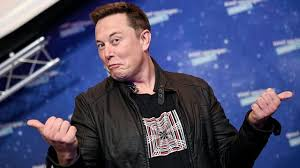
#> input picture data/elonMusk.jpg, 300 x 168 px
$ jupyter execute --allow-errors '[3]이미지에_대한_이해.ipynb'
#> lines starting #> are read from the running program, lines starting #| are printed output that depends on the picture
# 데이터 전처리
### 데이터 전처리를 위한 File_Load(Image)
### 색 체계(R,G,B), 픽셀의 개념 [https://psyatreion.tistory.com/521]
### 데이터 처리의 기본

[cell 1]
# from google.colab import drive
# drive.mount('/content/drive')

[cell 2]
from IPython.display import Image #아이파이썬
Image('../data/elonMusk.jpg')

[cell 3]
import cv2 #Computer Vision의 약자 버전 2
import numpy as np
import matplotlib.pyplot as plt

musk = cv2.imread('../data/elonMusk.jpg')
#> musk is the input picture: shape (168, 300, 3); mean B, G, R 107.3, 74.6, 72
plt.imshow(musk)
#> (this line was passed over: IPython is not available in this run)
plt.show()

musk = np.array(musk)
print(musk.shape)
#| (168, 300, 3)

[cell 4]
red_musk = musk[:,:,0]
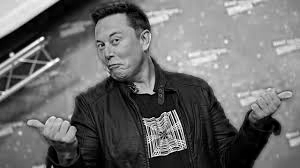
#> red_musk: shape (168, 300); min 0, max 255, mean 107.3
green_musk = musk[:,:,1]
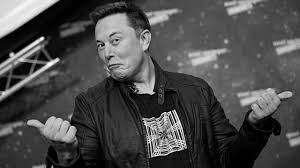
#> green_musk: shape (168, 300); min 0, max 255, mean 74.6
blue_musk = musk[:,:,2]
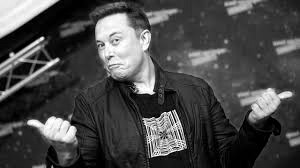
#> blue_musk: shape (168, 300); min 0, max 255, mean 72

#> (the rest of this cell did not finish here and is left out)
